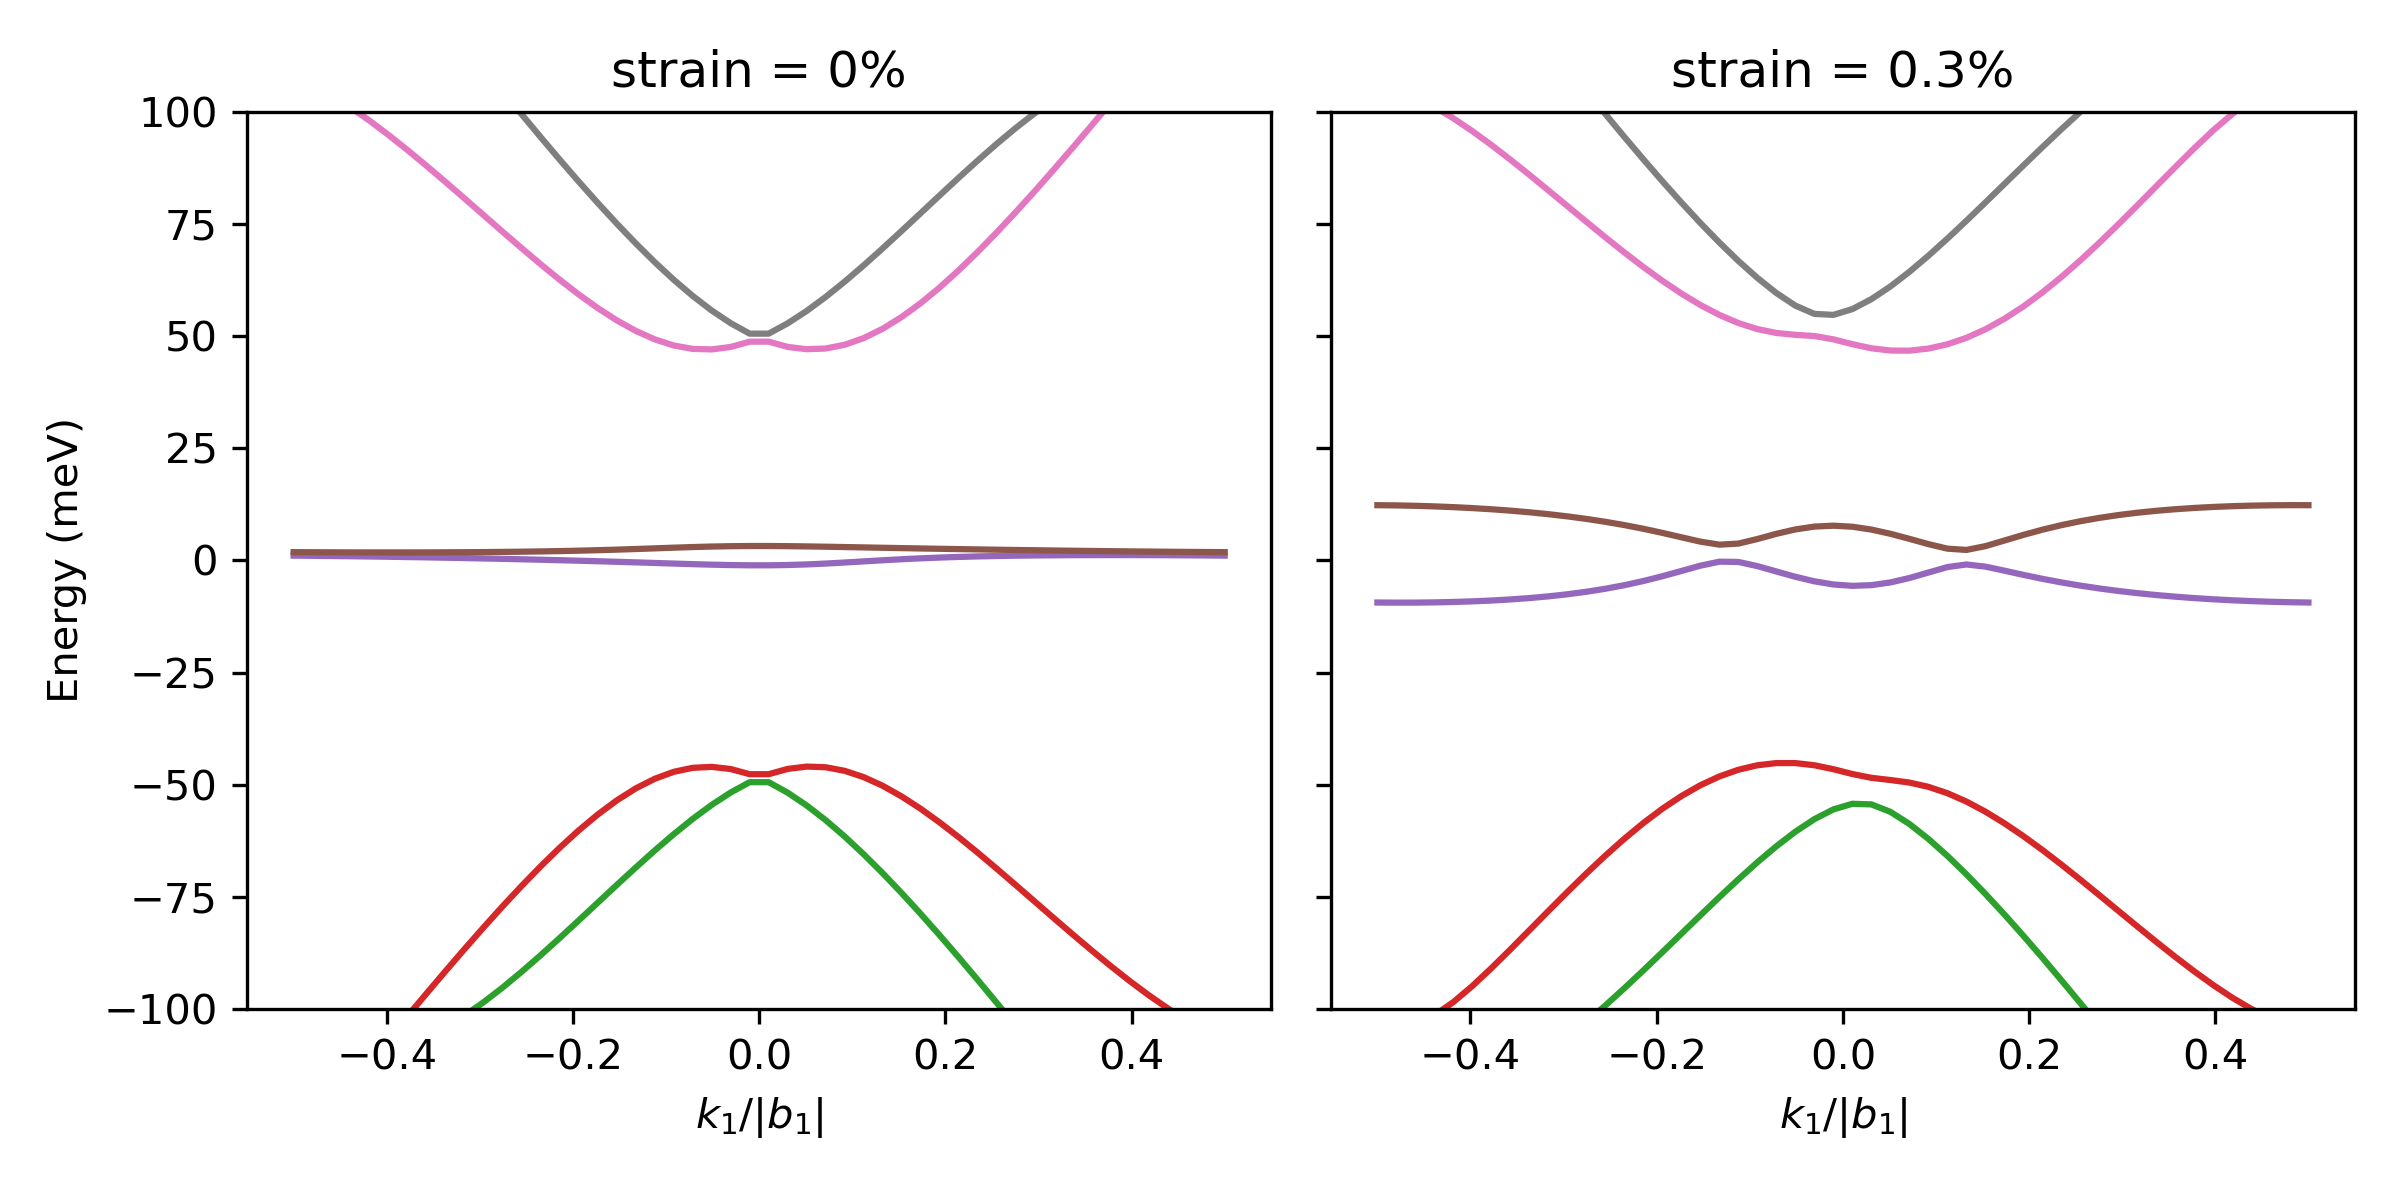

The Python source for this figure:
#!/usr/bin/env python3

import numpy as np
import time
import matplotlib.pyplot as plt
import json
from singleParticle import gen_moire_hamiltonian

pd = {}

#override from external input
with open("int_input.json") as f:
  pd_input = json.load(f)
pd = {**pd,**pd_input}


# =============================================================================
# Main Functions
# =============================================================================

def bandstruct(pd):
  Ng1=pd['Ng1'];Ng2=pd['Ng2'];
  cbandnum=8*Ng1*Ng2
  energies_K=np.zeros((Nk,2*nbands))
  #We caution that we do not truncate to a circular plane wave cutoff in this example code
  #The difference is not significant for sufficiently large Ng1,Ng2
  for index, k in enumerate(klist):
    energies_K[index,:]=np.linalg.eigh(gen_moire_hamiltonian(pd,(k,0)))[0][cbandnum-nbands:cbandnum+nbands]
  return energies_K



  

  
#this generates Nk evenly spaced points points from -b1/2 to b1/2
Nk=50
klist=np.linspace(-pd["N1"]/2,pd["N1"]/2,Nk) 

nbands=5 #2*nbands bands in valley K will be plotted




fig, axs = plt.subplots(1, 2, figsize=(8, 4), sharey=True)  # 1 row, 2 columns

# --- First plot: strain = 0 ---
pd["strain"] = 0
energies_K = bandstruct(pd)
for i in range(2 * nbands):
  axs[0].plot(klist/pd["N1"],1000 * energies_K[:, i])
axs[0].set_ylim((-100, 100))
axs[0].set_ylabel(r'Energy (meV)')
axs[0].set_title("strain = 0%")
axs[0].set_xlabel("$k_1/|b_1|$")

# --- Second plot: strain = 0.3% ---
pd["strain"] = 0.003
energies_K = bandstruct(pd)
for i in range(2 * nbands):
  axs[1].plot(klist/pd["N1"],1000 * energies_K[:, i])
axs[1].set_ylim((-100, 100))
axs[1].set_title("strain = 0.3%")
axs[1].set_xlabel("$k_1/|b_1|$")

plt.tight_layout()
plt.savefig("example1.png",dpi=300)
plt.show()

